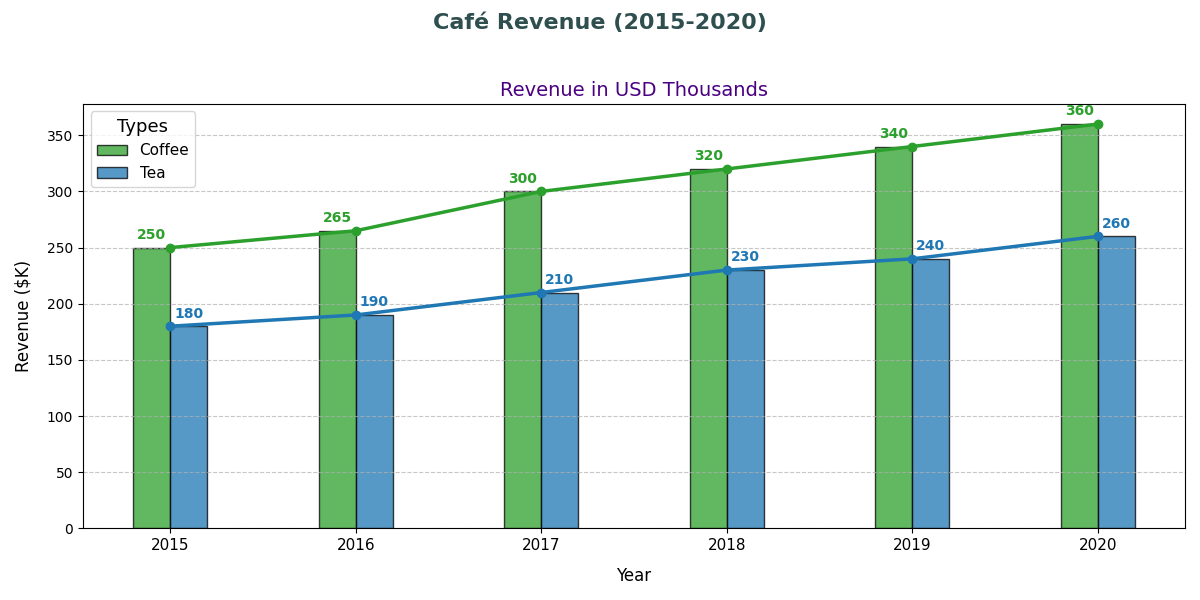

Python code for this plot:
import matplotlib.pyplot as plt
import numpy as np

cafes = ['Coffee', 'Tea']

revenue_2015 = [250, 180]
revenue_2016 = [265, 190]
revenue_2017 = [300, 210]
revenue_2018 = [320, 230]
revenue_2019 = [340, 240]
revenue_2020 = [360, 260]

years = [2015, 2016, 2017, 2018, 2019, 2020]
revenue = np.array([revenue_2015, revenue_2016, revenue_2017, revenue_2018, revenue_2019, revenue_2020])

colors = ['#2ca02c', '#1f77b4']

fig, ax1 = plt.subplots(figsize=(12, 6))

fig.suptitle('Café Revenue (2015-2020)', fontsize=16, fontweight='bold', color='darkslategray')
ax1.set_title('Revenue in USD Thousands', fontsize=14, color='indigo')
ax1.set_xlabel('Year', fontsize=12, labelpad=10)
ax1.set_ylabel('Revenue ($K)', fontsize=12, labelpad=10)

width = 0.2
x = np.arange(len(years))

for i, cafe in enumerate(cafes):
    ax1.bar(x - width/2 + i*width, revenue[:, i], width, label=cafe, color=colors[i], alpha=0.75, edgecolor='black')

for i, cafe in enumerate(cafes):
    ax1.plot(x, revenue[:, i], marker='o', linestyle='-', color=colors[i], linewidth=2.5)
    for j in range(len(years)):
        ax1.text(x[j] + (i-0.5)*width, revenue[j, i] + 5, str(revenue[j, i]), ha='center', va='bottom', fontsize=10, fontweight='bold', color=colors[i])

ax1.set_xticks(x)
ax1.set_xticklabels(years, fontsize=11)
ax1.legend(loc='upper left', fontsize=11, title='Types', title_fontsize='13')

ax1.grid(axis='y', linestyle='--', alpha=0.7)

plt.tight_layout(rect=[0, 0, 1, 0.95])

plt.show()
